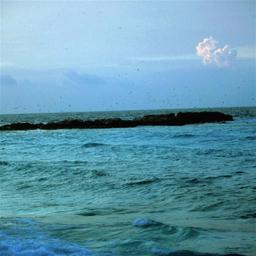
#> input picture ImClass/coast_test1.jpg, 256 x 256 px, given in place of coast_train1.jpg, which was not available
$ python cs558_hw3_Problem1.py   (older library calls are emulated)
#> lines starting #> are read from the running program, lines starting #| are printed output that depends on the picture; pictures that were not available may be replaced by others from this repository, and a replacement may not be noted
from PIL import Image
import cv2
import math
import numpy as np
import matplotlib.pyplot as plt

def loadImage(labelName,bin):
#> called with labelName = 'coast_train1', bin = 4
    imgname = "ImClass/" + labelName + ".jpg"
    pre_image = cv2.imread(imgname)
#> pre_image is the input picture: shape (256, 256, 3); mean B, G, R 173.3, 152.4, 98.8
    row, col, cha = pre_image.shape
#> row = 256; col = 256; cha = 3
    b, g, r = cv2.split(pre_image)
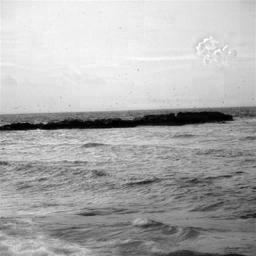
#> b: shape (256, 256); min 0, max 255, mean 173.3
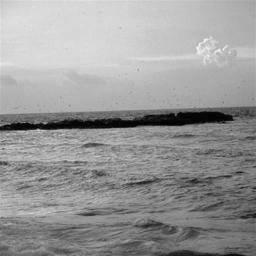
#> g: shape (256, 256); min 0, max 245, mean 152.4
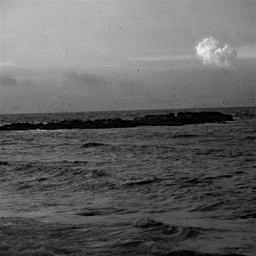
#> r: shape (256, 256); min 0, max 244, mean 98.8
    hist_b = np.zeros([1, bin])
    hist_g = np.zeros([1, bin])
    hist_r = np.zeros([1, bin])
    for i in range(row):
        for j in range(col):
            ind_b = int(np.floor(b[i][j] / (256 / bin)))
            ind_g = int(np.floor(g[i][j] / (256 / bin)))
            ind_r = int(np.floor(r[i][j] / (256 / bin)))
            hist_b[0, ind_b] = hist_b[0, ind_b] + 1
            hist_g[0, ind_g] = hist_g[0, ind_g] + 1
            hist_r[0, ind_r] = hist_r[0, ind_r] + 1
#> after the loop, hist_b = [[2572, 11731, 21921, 29312]]; hist_g = [[2712, 16827, 30635, 15362]]; hist_r = [[18561, 26308, 20427, 240]]

    # hist_bb = cv2.calcHist([pre_image],[0],None,[8],[0,255])
    # hist_gg = cv2.calcHist([pre_image],[1],None,[8],[0,255])
    # hist_rr = cv2.calcHist([pre_image],[2],None,[8],[0,255])
    hist = np.hstack((hist_b,hist_g,hist_r))
    # print(hist)
    # print(hist.shape)

    return hist

def k_nearest_neighbor(training_X, training_y, test_X, test_y, k):
    row, col = test_X.shape
    predicts = []
    for i in range(row):
        dis = np.sqrt(np.sum((test_X[i,:] - training_X) ** 2, axis=1))
        ind = dis.argsort()[0: k]
        candidate = training_y[ind].reshape((-1,),order='F')
        vote = np.bincount(candidate)
        if vote.size == 4 and vote[1]==vote[2] and vote[2]==vote[3]:
            predicts.append(candidate[0])
        else:
            predicts.append(vote.argmax())
        print("Test i􏰐mage",i ,"o􏰑f cl􏰒ass ",test_y[i]," has been􏰓 assig􏰓ned t􏰑o cl􏰒ass ",predicts[i])
        # [4 lines of commented-out code are left out]
    print(predicts)
    return predicts


if __name__ == "__main__":

    '''using 4, 8, 16, 32 bins'''
    for b in range(2,6):
        bb = 2 ** b
        traning_num = 12
        test_num = 12
        bin = bb
        training_X = np.zeros([traning_num, bin * 3])
        training_y = np.zeros([traning_num, 1],dtype=np.int)
        test_X = np.zeros([test_num, bin * 3])
        test_y = np.zeros([test_num, 1],dtype=np.int)
        iteration = 0

        ''' training data'''
        for i in range(int(traning_num / 3)):
            num = str(i+1).zfill(1)
            filename1 = "coast_train" + num
            filename2 = "forest_train" + num
            filename3 = "insidecity_train" + num
            hist1 = loadImage(filename1, bin)
            training_X[iteration,:] = hist1
            training_y[iteration,:] = 1
            iteration += 1
            hist2 = loadImage(filename2, bin)
#> call 2 of loadImage, with labelName = 'forest_train1', bin = 4
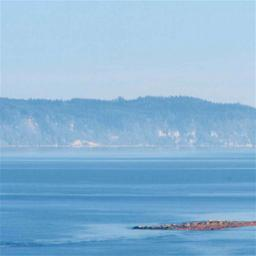
#> input picture ImClass/coast_test2.jpg, 256 x 256 px, given in place of forest_train1.jpg, which was not available
#> in loadImage, pre_image is the input picture: shape (256, 256, 3); mean B, G, R 213.5, 180.6, 137
#> in loadImage (call 2), `b, g, r = cv2.split(pre_image)`:
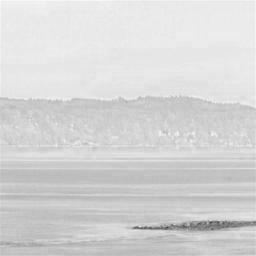
#> b: shape (256, 256); min 59, max 252, mean 213.5
#> in loadImage (call 2), `b, g, r = cv2.split(pre_image)`:
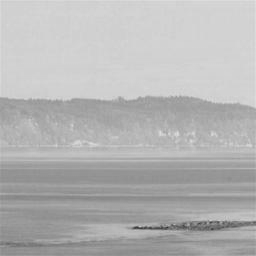
#> g: shape (256, 256); min 45, max 226, mean 180.6
#> in loadImage (call 2), `b, g, r = cv2.split(pre_image)`:
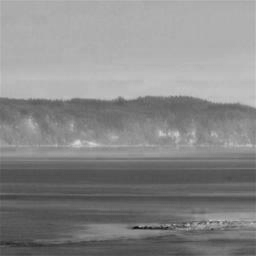
#> r: shape (256, 256); min 13, max 214, mean 137
#> after the loop in loadImage (call 2), `for i in range(row):`: hist_b = [[1, 283, 5213, 60039]]; hist_g = [[6, 713, 38286, 26531]]; hist_r = [[206, 29050, 35852, 428]]
            training_X[iteration, :] = hist2
            training_y[iteration, :] = 2
            iteration += 1
            hist3 = loadImage(filename3, bin)
#> (the run stopped early here; a loop or call above may not have finished)
